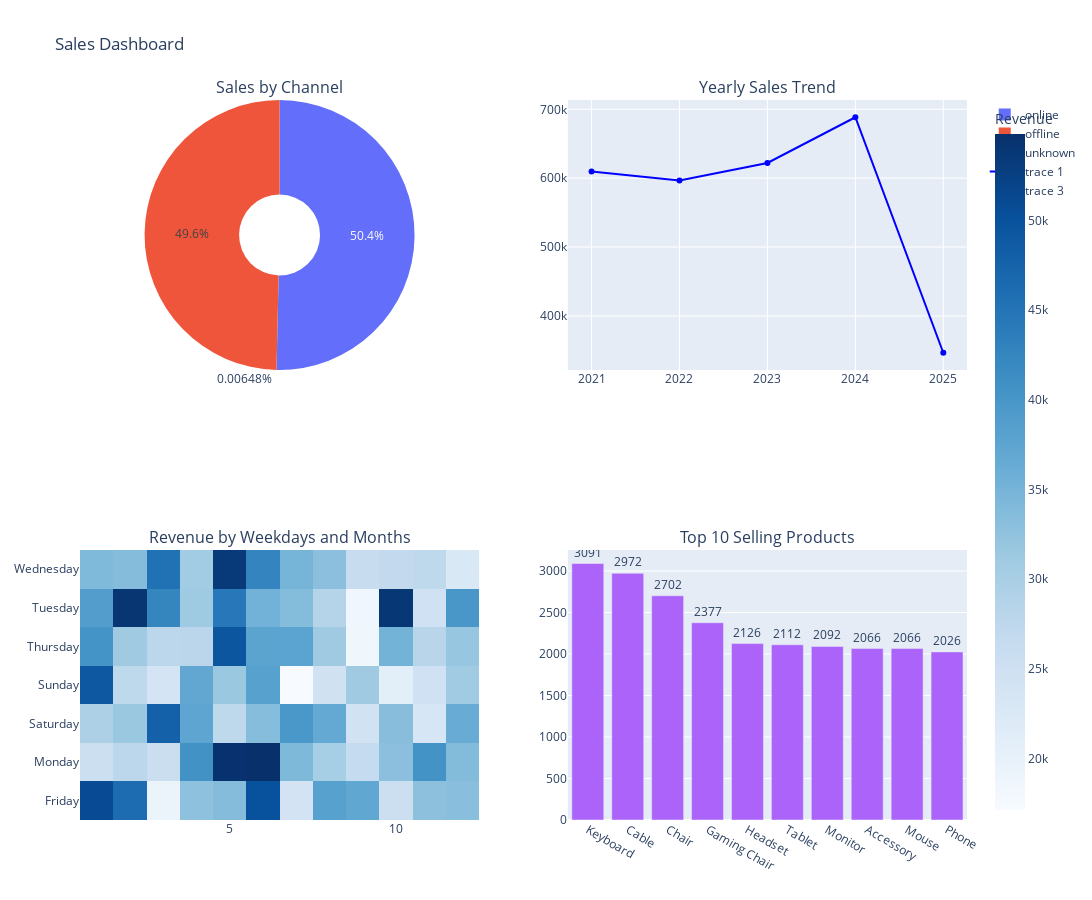

Source (notebook cell):
### Code cell
import plotly.express as px
import plotly.graph_objects as go
from plotly.subplots import make_subplots


# 1. Sales by Channel
channeel_sales = all_sales.groupby('channel')['total_amount'].sum().reset_index()

# 2. Yearly Sales Trend
yearly_sales = all_sales.groupby('year')['total_amount'].sum().reset_index()

# 3. Revenue by Weekdays and Months
weekday_order = ['Monday','Tuesday','Wednesday','Thursday','Friday','Saturday','Sunday']
heatmap_data = all_sales.groupby(['weekday_name','month'])['total_amount'].sum().reset_index()

# 4. Top Selling Products
top_products = all_sales.groupby('product')['units_sold'].sum().sort_values(ascending=False).reset_index()
top_product = top_products.head(1)


fig = make_subplots(
    rows=2, cols=2,
    subplot_titles=("Sales by Channel", "Yearly Sales Trend", 
                    "Revenue by Weekdays and Months", "Top 10 Selling Products"),
    specs=[[{"type": "domain"}, {"type": "xy"}],
           [{"type": "heatmap"}, {"type": "xy"}]]
)

# 1. Pie chart
fig.add_trace(
    go.Pie(labels=all_sales['channel'], values=all_sales['total_amount'], hole=0.3),
    row=1, col=1
)

# 2. Line chart
fig.add_trace(
    go.Scatter(x=yearly_sales['year'], y=yearly_sales['total_amount'], 
               mode="lines+markers", line=dict(color="blue")),
    row=1, col=2
)

# 3. Heatmap
fig.add_trace(
    go.Heatmap(
        x=heatmap_data['month'], 
        y=heatmap_data['weekday_name'], 
        z=heatmap_data['total_amount'],
        colorscale="Blues",
        colorbar=dict(title="Revenue")
    ),
    row=2, col=1
)

# 4. Bar chart 
fig.add_trace(
    go.Bar(x=top_products['product'].head(10), y=top_products['units_sold'].head(10), 
           text=top_products['units_sold'].head(10), textposition="outside"),
    row=2, col=2
)

fig.update_layout(
    height=900, width=1100,
    title_text="Sales Dashboard",
    showlegend=True
)

fig.show()

print(f"🏆 Top Selling Product: {top_product.iloc[0]['product']} "
      f"with {top_product.iloc[0]['units_sold']} units sold")

### Figure 1 — Plotly figure (JSON) as saved in the notebook; plotly's stock layout.template omitted (floating-point values rounded to 4 significant figures; data arrays with more than 128 entries replaced by an {"elided": "..."} marker saying what was removed)
{"data": [{"domain": {"x": [0, 0.45], "y": [0.625, 1]}, "hole": 0.3, "labels": {"elided": "9147 str values"}, "type": "pie", "values": {"elided": "9147 float values"}}, {"line": {"color": "blue"}, "mode": "lines+markers", "type": "scatter", "x": [2021, 2022, 2023, 2024, 2025], "xaxis": "x", "y": [609800.0, 596600.0, 622100.0, 688500.0, 346400.0], "yaxis": "y"}, {"colorbar": {"title": {"text": "Revenue"}}, "colorscale": [[0, "rgb(247,251,255)"], [0.125, "rgb(222,235,247)"], [0.25, "rgb(198,219,239)"], [0.375, "rgb(158,202,225)"], [0.5, "rgb(107,174,214)"], [0.625, "rgb(66,146,198)"], [0.75, "rgb(33,113,181)"], [0.875, "rgb(8,81,156)"], [1, "rgb(8,48,107)"]], "type": "heatmap", "x": [1, 2, 3, 4, 5, 6, 7, 8, 9, 10, 11, 12, 1, 2, 3, 4, 5, 6, 7, 8, 9, 10, 11, 12, 1, 2, 3, 4, 5, 6, 7, 8, 9, 10, 11, 12, 1, 2, 3, 4, 5, 6, 7, 8, 9, 10, 11, 12, 1, 2, 3, 4, 5, 6, 7, 8, 9, 10, 11, 12, 1, 2, 3, 4, 5, 6, 7, 8, 9, 10, 11, 12, 1, 2, 3, 4, 5, 6, 7, 8, 9, 10, 11, 12], "xaxis": "x2", "y": ["Friday", "Friday", "Friday", "Friday", "Friday", "Friday", "Friday", "Friday", "Friday", "Friday", "Friday", "Friday", "Monday", "Monday", "Monday", "Monday", "Monday", "Monday", "Monday", "Monday", "Monday", "Monday", "Monday", "Monday", "Saturday", "Saturday", "Saturday", "Saturday", "Saturday", "Saturday", "Saturday", "Saturday", "Saturday", "Saturday", "Saturday", "Saturday", "Sunday", "Sunday", "Sunday", "Sunday", "Sunday", "Sunday", "Sunday", "Sunday", "Sunday", "Sunday", "Sunday", "Sunday", "Thursday", "Thursday", "Thursday", "Thursday", "Thursday", "Thursday", "Thursday", "Thursday", "Thursday", "Thursday", "Thursday", "Thursday", "Tuesday", "Tuesday", "Tuesday", "Tuesday", "Tuesday", "Tuesday", "Tuesday", "Tuesday", "Tuesday", "Tuesday", "Tuesday", "Tuesday", "Wednesday", "Wednesday", "Wednesday", "Wednesday", "Wednesday", "Wednesday", "Wednesday", "Wednesday", "Wednesday", "Wednesday", "Wednesday", "Wednesday"], "yaxis": "y2", "z": [50930.0, 46180.0, 19340.0, 32870.0, 33590.0, 50050.0, 24080.0, 38250.0, 37200.0, 25360.0, 32950.0, 33230.0, 25360.0, 27760.0, 25740.0, 40750.0, 54480.0, 54830.0, 34100.0, 30270.0, 26670.0, 33040.0, 40520.0, 33760.0, 29500.0, 31600.0, 47730.0, 37410.0, 27460.0, 33500.0, 39720.0, 36760.0, 24380.0, 33340.0, 23280.0, 36380.0, 49100.0, 27460.0, 23870.0, 37090.0, 31660.0, 38230.0, 17130.0, 24570.0, 31190.0, 21020.0, 24890.0, 30990.0, 40430.0, 31200.0, 27710.0, 27850.0, 49420.0, 37710.0, 37840.0, 31180.0, 18730.0, 35170.0, 28230.0, 31900.0, 38810.0, 54020.0, 42530.0, 31100.0, 44390.0, 35250.0, 33680.0, 28550.0, 18480.0, 53780.0, 24770.0, 39930.0, 34010.0, 33570.0, 45390.0, 30760.0, 53340.0, 42710.0, 34970.0, 33060.0, 26240.0, 26870.0, 27440.0, 22800.0]}, {"text": [3091, 2972, 2702, 2377, 2126, 2112, 2092, 2066, 2066, 2026], "textposition": "outside", "type": "bar", "x": ["Keyboard", "Cable", "Chair", "Gaming Chair", "Headset", "Tablet", "Monitor", "Accessory", "Mouse", "Phone"], "xaxis": "x3", "y": [3091, 2972, 2702, 2377, 2126, 2112, 2092, 2066, 2066, 2026], "yaxis": "y3"}], "layout": {"annotations": [{"font": {"size": 16}, "showarrow": false, "text": "Sales by Channel", "x": 0.225, "xanchor": "center", "xref": "paper", "y": 1, "yanchor": "bottom", "yref": "paper"}, {"font": {"size": 16}, "showarrow": false, "text": "Yearly Sales Trend", "x": 0.775, "xanchor": "center", "xref": "paper", "y": 1, "yanchor": "bottom", "yref": "paper"}, {"font": {"size": 16}, "showarrow": false, "text": "Revenue by Weekdays and Months", "x": 0.225, "xanchor": "center", "xref": "paper", "y": 0.375, "yanchor": "bottom", "yref": "paper"}, {"font": {"size": 16}, "showarrow": false, "text": "Top 10 Selling Products", "x": 0.775, "xanchor": "center", "xref": "paper", "y": 0.375, "yanchor": "bottom", "yref": "paper"}], "height": 900, "showlegend": true, "title": {"text": "Sales Dashboard"}, "width": 1100, "xaxis": {"anchor": "y", "domain": [0.55, 1]}, "xaxis2": {"anchor": "y2", "domain": [0, 0.45]}, "xaxis3": {"anchor": "y3", "domain": [0.55, 1]}, "yaxis": {"anchor": "x", "domain": [0.625, 1]}, "yaxis2": {"anchor": "x2", "domain": [0, 0.375]}, "yaxis3": {"anchor": "x3", "domain": [0, 0.375]}}}
